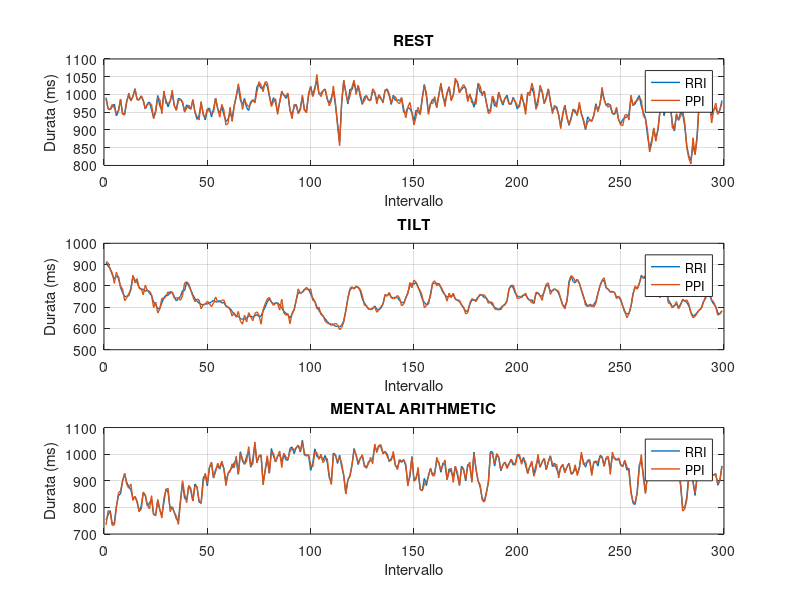

Here is the MATLAB script that generated this plot: (Note: this script raises an error after producing the figure.)
clear;
close all;
clc;

%% CARICAMENTO DATI E INIZIALIZZAZIONE

load('databaseB.mat');
data = HRV.series;

ns = size(data,1);  %numero soggetti
fasi_idx = [1 2 4];
fasi = {'REST','TILT','MENTAL ARITHMETIC'};
nf = length(fasi_idx); %numero fasi selez.
alpha = 0.05; %livello di significativita

pat_mean = nan(ns,nf);
pat_sd = nan(ns,nf);

corr_rp = nan(ns,nf);
slope_rp = nan(ns,nf);
offset_rp = nan(ns,nf);
r2_rp = nan(ns,nf);

gc_rp = nan(ns,nf);
gc_pr = nan(ns,nf);
p_gc_rp = nan(ns,nf);
p_gc_pr = nan(ns,nf);
ord_sel = nan(ns,nf);

%% COSTRUZIONE E VISUALIZZAZIONE DI RRI E PPI

sub = 1;

figure(1);

for i = 1:nf

    s = data{sub,fasi_idx(i)};

    rr = 1000*diff(s(:,1));
    pp = 1000*diff(s(:,2));

    subplot(nf,1,i);
    plot(rr,'LineWidth',1);
    hold on;
    plot(pp,'LineWidth',1);
    grid on;
    xlabel('Intervallo');
    ylabel('Durata (ms)');
    title(fasi{i});
    legend('RRI','PPI','Location','best');

end


sgtitle(['Serie RRI e PPI - soggetto ' num2str(sub)]);

%% COSTRUZIONE E VISUALIZZAZIONE DEL PAT

figure(2);

for i = 1:nf

    s = data{sub,fasi_idx(i)};

    pat = 1000*(s(:,2)-s(:,1));

    subplot(nf,1,i);
    plot(pat,'LineWidth',1);
    grid on;
    xlabel('Battito');
    ylabel('PAT (ms)');
    title(fasi{i});

end


sgtitle(['Serie del PAT - soggetto ' num2str(sub)]);

%% PAT MEDIO E DEVIAZIONE STANDARD

for i = 1:nf

    for n = 1:ns

        s = data{n,fasi_idx(i)};

        pat = 1000*(s(:,2)-s(:,1));

        pat_mean(n,i) = mean(pat);
        pat_sd(n,i) = std(pat);

    end

end


figure(3);

subplot(1,2,1);
boxplot(pat_mean,'Labels',fasi);
ylabel('PAT medio (ms)');
title('PAT medio nelle tre condizioni');
grid on;

subplot(1,2,2);
boxplot(pat_sd,'Labels',fasi);
ylabel('Deviazione standard del PAT (ms)');
title('Variabilita del PAT');
grid on;

%% CORRELAZIONE E REGRESSIONE LINEARE

for i = 1:nf

    for n = 1:ns

        s = data{n,fasi_idx(i)};

        rr = 1000*diff(s(:,1));
        pp = 1000*diff(s(:,2));

        corr_rp(n,i) = corr(rr,pp);

        coeff = polyfit(rr,pp,1);
        slope_rp(n,i) = coeff(1);
        offset_rp(n,i) = coeff(2);

        pp_pred = polyval(coeff,rr);
        rss = sum((pp-pp_pred).^2);
        tss = sum((pp-mean(pp)).^2);
        r2_rp(n,i) = 1-rss/tss;

    end

end


%% RISULTATI CORRELAZIONE E REGRESSIONE

fprintf('\n===== CORRELAZIONE E REGRESSIONE RRI-PPI =====\n');

for i = 1:nf

    fprintf('%s | r mediano = %.3f | pendenza media = %.3f | intercetta media = %.3f ms | R2 medio = %.3f\n',fasi{i},median(corr_rp(:,i)),mean(slope_rp(:,i)),mean(offset_rp(:,i)),mean(r2_rp(:,i)));

end


%% GRAFICI DELLA REGRESSIONE LINEARE

figure(4);

for i = 1:nf

    s = data{sub,fasi_idx(i)};

    rr = 1000*diff(s(:,1));
    pp = 1000*diff(s(:,2));

    coeff = polyfit(rr,pp,1);

    x_reg = linspace(min(rr),max(rr),100);
    y_reg = polyval(coeff,x_reg);

    subplot(1,nf,i);
    scatter(rr,pp,20,'filled');
    hold on;
    plot(x_reg,y_reg,'r-','LineWidth',1.5);
    grid on;
    xlabel('RRI (ms)');
    ylabel('PPI (ms)');
    title(fasi{i});
    legend('Dati','Regressione','Location','best');

end


sgtitle(['Regressione lineare RRI-PPI - soggetto ' num2str(sub)]);

%% PREPROCESSING E CAUSALITA DI GRANGER

for i = 1:nf

    for n = 1:ns

        s = data{n,fasi_idx(i)};

        rr = 1000*diff(s(:,1));
        pp = 1000*diff(s(:,2));

        %% PREPROCESSING

        det_ord = 8;

        rr = detrend(rr,det_ord);
        rr = rr-mean(rr);

        pp = detrend(pp,det_ord);
        pp = pp-mean(pp);

        z = [rr pp];

        %% SCELTA DELL'ORDINE CON AKAIKE

        ord_max = 12;
        ord_out = VARorder(z,ord_max);
        ord = ord_out.pottaic;
        ord_sel(n,i) = ord;

        %% MODELLI PER RRI -> PPI

        ar_pp = LinReg(z,2,2,1:ord);
        arx_pp = LinReg(z,2,[1 2],1:ord);

        %% MODELLI PER PPI -> RRI

        ar_rr = LinReg(z,1,1,1:ord);
        arx_rr = LinReg(z,1,[1 2],1:ord);

        %% MISURE DI GRANGER

        gc_rp(n,i) = log(ar_pp.es2u/arx_pp.es2u);
        gc_pr(n,i) = log(ar_rr.es2u/arx_rr.es2u);

        %% F-TEST

        nb_full = 2*ord;
        nb_red = ord;

        [p_gc_rp(n,i),~] = LinReg_Ftest(arx_pp.eu,ar_pp.eu,nb_full,nb_red);
        [p_gc_pr(n,i),~] = LinReg_Ftest(arx_rr.eu,ar_rr.eu,nb_full,nb_red);

    end

end


%% PERCENTUALE DI SOGGETTI SIGNIFICATIVI

perc_rp = sum(p_gc_rp < alpha)/ns*100;
perc_pr = sum(p_gc_pr < alpha)/ns*100;

bar_data = [perc_rp; perc_pr]';

figure(5);
bar(bar_data);
ylim([0 110]);
xticks(1:nf);
xticklabels(fasi);
ylabel('Percentuale dei soggetti (%)');
title('Significativita della causalita di Granger');
legend('RRI -> PPI','PPI -> RRI','Location','best');
grid on;

%% ANOVA TRA LE FASI

[p_anova_rp,tbl_rp] = anova1(gc_rp,[],'off');
[p_anova_pr,tbl_pr] = anova1(gc_pr,[],'off');

disp(['ANOVA RRI -> PPI, p-value = ' num2str(p_anova_rp)]);
disp(['ANOVA PPI -> RRI, p-value = ' num2str(p_anova_pr)]);

fprintf('\n');

%% T-TEST TRA LE FASI

h_rp = nan(nf,nf);
p_rp = nan(nf,nf);
h_pr = nan(nf,nf);
p_pr = nan(nf,nf);

for i = 1:nf

    for j = i+1:nf

        [h_rp(i,j),p_rp(i,j)] = ttest(gc_rp(:,i),gc_rp(:,j),'Alpha',alpha);
        [h_pr(i,j),p_pr(i,j)] = ttest(gc_pr(:,i),gc_pr(:,j),'Alpha',alpha);

    end

end


disp('P-value tra le fasi per RRI -> PPI');
disp(p_rp);

disp('P-value tra le fasi per PPI -> RRI');
disp(p_pr);

%% T-TEST TRA LE DIREZIONI NELLA STESSA FASE

h_dir = nan(1,nf);
p_dir = nan(1,nf);

for i = 1:nf

    [h_dir(i),p_dir(i)] = ttest(gc_rp(:,i),gc_pr(:,i),'Alpha',alpha);

end


disp('P-value del confronto RRI -> PPI contro PPI -> RRI');
disp(p_dir);

%% LIMITI DEI GRAFICI

ymax = 1.15*max([max(gc_rp(:)) max(gc_pr(:))]);
ymin = 0;
dy = (ymax-ymin)/100;

%% BOXPLOT DELLE DUE DIREZIONI

figure(6);

subplot(1,2,1);
boxplot(gc_rp,'Widths',0.3,'Colors',[0 0.5 1],'Symbol','.','Positions',1:nf);
xticklabels(fasi);
ylabel('Causalita di Granger');
title('RRI -> PPI');
ylim([ymin ymax]);
grid on;

if p_anova_rp < alpha

    for i = 1:nf

        for j = i+1:nf

            if h_rp(i,j) == 1

                py = ymax-(i+j)*dy;
                line([i j],[py py],'Color',[0.75 0.5 0],'LineStyle','--');
                text((i+j)/2,py+dy,'*','HorizontalAlignment','center','Color',[0.75 0.5 0],'FontSize',16);

            end

        end

    end

end


subplot(1,2,2);
boxplot(gc_pr,'Widths',0.3,'Colors',[0.2 0.8 0.2],'Symbol','.','Positions',1:nf);
xticklabels(fasi);
ylabel('Causalita di Granger');
title('PPI -> RRI');
ylim([ymin ymax]);
grid on;

if p_anova_pr < alpha

    for i = 1:nf

        for j = i+1:nf

            if h_pr(i,j) == 1

                py = ymax-(i+j)*dy;
                line([i j],[py py],'Color',[0.75 0.5 0],'LineStyle','--');
                text((i+j)/2,py+dy,'*','HorizontalAlignment','center','Color',[0.75 0.5 0],'FontSize',16);

            end

        end

    end

end


%% CONFRONTO TRA LE DIREZIONI

figure(7);

boxplot(gc_rp,'Widths',0.3,'Colors',[0 0.5 1],'Symbol','.','Positions',(1:nf)-0.2);
hold on;
boxplot(gc_pr,'Widths',0.3,'Colors',[0.2 0.8 0.2],'Symbol','.','Positions',(1:nf)+0.2);

xlim([0.5 nf+0.5]);
ylim([ymin ymax]);
xticks(1:nf);
xticklabels(fasi);
ylabel('Causalita di Granger');
title('RRI -> PPI contro PPI -> RRI');
grid on;

py = ymax-5*dy;

for i = 1:nf

    if h_dir(i) == 1

        line([i-0.2 i+0.2],[py py],'Color',[0.75 0.5 0],'LineStyle','--');
        text(i,py+dy,'*','HorizontalAlignment','center','Color',[0.75 0.5 0],'FontSize',16);

    end

end
